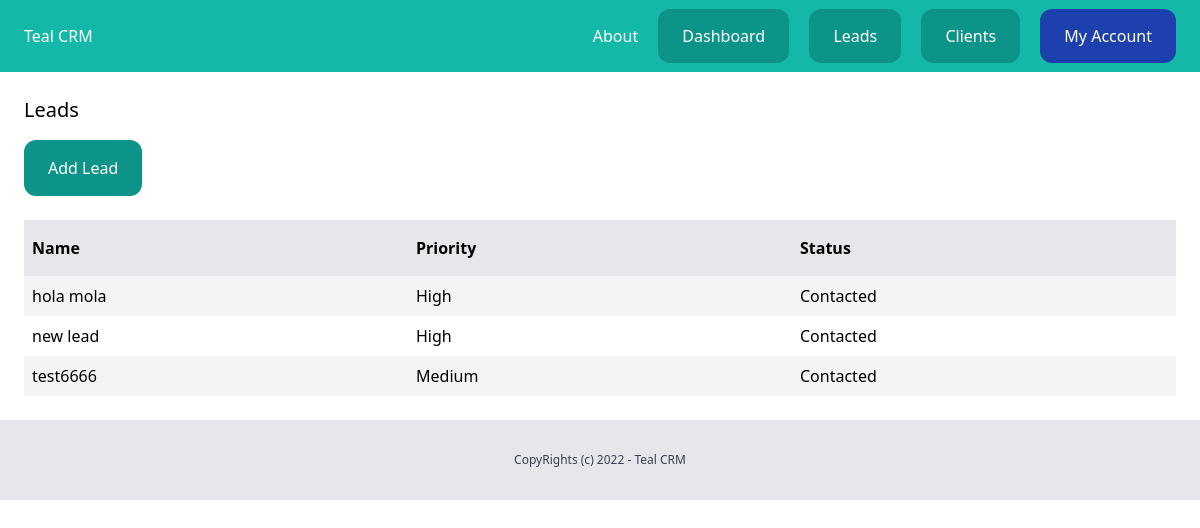
/dashboard/leads/ (signed in), run on an earlier commit of the app's database.
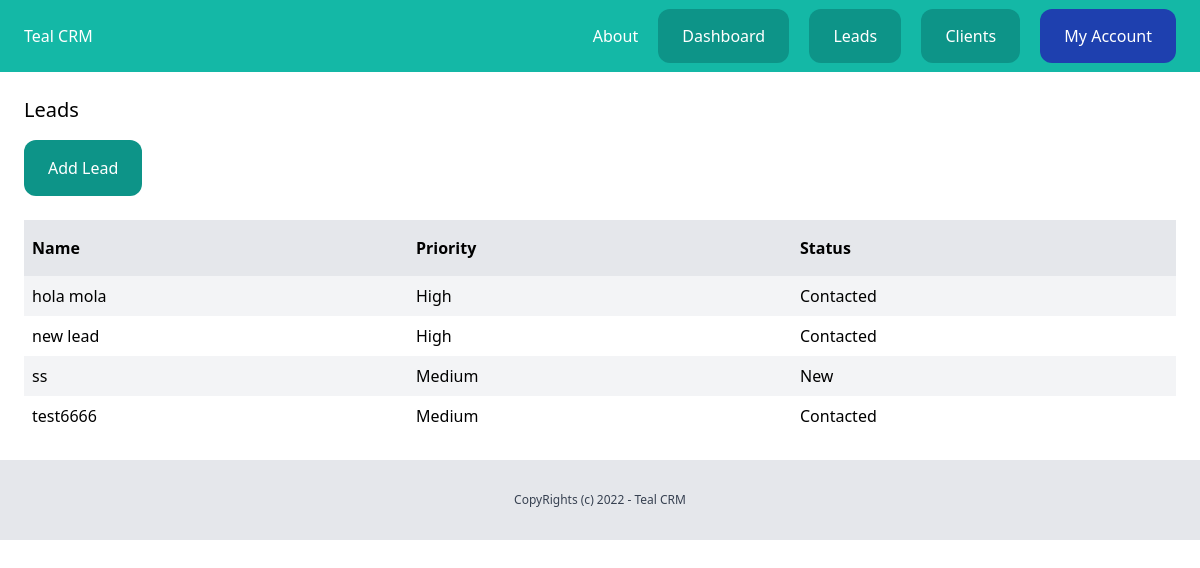
And on a later commit of the database.
### lead/models.py (models this page shows, shortened)
class Lead(models.Model):
    LOW = 'low'
    MEDIUM = 'medium'
    HIGH = 'high'
    CHOICES_PRIORITY = (
        (LOW , 'Low'),
        (MEDIUM , 'Medium'),
        (HIGH , 'High'),
        )
    NEW = 'new'
    CONTACTED = 'contacted'
    LOST = 'lost'
    WON ='won'
    CHOICES_STATUS = (
        (NEW , 'New'),
        (CONTACTED , 'Contacted'),
        (LOST , 'Lost'),
        (WON , 'Won'),
        )
    team = models.ForeignKey(Team, related_name='leads',on_delete=models.CASCADE)
    name = models.CharField(max_length=255)
    email = models.EmailField()
    description = models.TextField(blank=True,null=True)
    created_by = models.ForeignKey(User, on_delete=models.CASCADE , related_name='leads')
    created_at = models.DateTimeField(auto_now_add=True)
    priority = models.CharField(max_length=10,choices=CHOICES_PRIORITY,default=MEDIUM)
    status = models.CharField(max_length=10,choices=CHOICES_STATUS,default=NEW)
    modified = models.DateTimeField(auto_now=True)
    converted_to_client = models.BooleanField(default=False)
    class Meta:
        ordering = ('name',)

### lead/views.py (the view)
# urls.py: path('', views.LeadListView.as_view(),name='leads-list'),
class LeadListView(ListView):
    model =Lead
    context_object_name = 'leads'
    template_name = 'lead/leads_list.html'
    @method_decorator(login_required)
    def dispatch(self,  *args, **kwargs) :
        return super().dispatch(*args, **kwargs)
    def get_queryset(self):
        queryset =  super(LeadListView, self).get_queryset()
        queryset = queryset.filter(created_by =self.request.user,converted_to_client = False)
        return queryset

### lead/templates/lead/leads_list.html (shortened to what this page needs)
{% extends 'core/base.html' %}
{% block content %}
<div class="py-6 px-6">
    <h1 class="mb-4 text-xl">Leads</h1>
    <a href="{% url 'add-lead' %}" class="inline-block py-4 px-6 bg-teal-600 rounded-xl text-white">Add Lead</a>
    {% if leads %}
        <div class="mt-6 flex justify-between">
            <p class="py-4 px-2 bg-gray-200 font-semibold w-full">Name</p>
            <p class="py-4 px-2 bg-gray-200 font-semibold w-full">Priority</p>
            <p class="py-4 px-2 bg-gray-200 font-semibold w-full">Status</p>
        </div>
        {% for lead in leads %}
        <div class="flex justify-between">
            <p class="py-2 px-2 w-full {% cycle 'bg-gray-100' '' %}">
                <a href="{% url 'lead-details' lead.id %}">
                    {{ lead.name }}
                </a>
            </p>
            <p class="py-2 px-2 w-full {% cycle 'bg-gray-100' '' %}">{{ lead.get_priority_display }}</p>
            <p class="py-2 px-2 w-full {% cycle 'bg-gray-100' '' %}">{{ lead.get_status_display }}</p>
        </div>
        {% endfor %}
    {% else %}
        <p class="py-2 px-2">There are no lead in DataBase Yet...</p>
    {% endif %}
</div>
{% endblock content %}

What changed in the data, as far as the page shows it:
added Lead: name "ss", priority "Medium", status "New"
